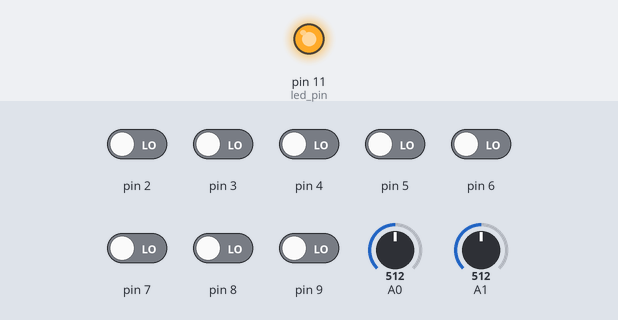
Bench run of a sketch on a simulated Arduino Uno, built with avr-gcc and run on an emulated ATmega328P. Shown: output pins drawn as LEDs (lit = HIGH). The test bench sets the inputs (shaded band); at power-on: pin 2–9 LOW, A0 = 512, A1 = 512. No radio packets arrive unless stated.

Above: at 0.05 s.
Timing chart, 0 to 3.0 s (numbered marks = the images above):
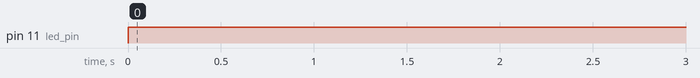

Measured:
- by itself, pin 11 (led_pin): LOW → HIGH at 0.00 s

The sketch:

Esempio_trasmettitore.ino
```cpp
// (licence header left out)
#include <VirtualWire.h>

#define  len 4          //Number of uint8_t in pacchettino
#define  address 101    //Check address

const int led_pin = 11;          // Led to flash whenever transmitting
const int transmit_pin = 12;     // Transmitter pin
const int transmit_en_pin = 13;  // Eventual enable (to spare energy) for the transmitter
/*
boolean B_X;
boolean B_Y;
boolean B_A;
boolean B_B;
boolean B_Start;
boolean B_Select;
boolean B_Bop;
int B_LR;
int B_UD;
*/
int i;

void setup()
{
    // Initialise the IO and ISR
    vw_set_tx_pin(transmit_pin);
    vw_set_ptt_pin(transmit_en_pin);
    vw_set_ptt_inverted(true);       // Required for DR3100
    vw_setup(2000);                 // Bits per sec
    pinMode(led_pin, OUTPUT);
    // Sets the inputs from the JoyStick
    pinMode(1,INPUT);
    pinMode(2,INPUT);
    pinMode(3,INPUT);
    pinMode(4,INPUT);
    pinMode(5,INPUT);
    pinMode(6,INPUT);
    pinMode(7,INPUT);
}

void loop()
{

  //The data are read
  /*
  B_LR=analogRead(A0);
  B_UD=analogRead(A1);
  B_B=digitalRead(2);
  B_Y=digitalRead(3);
  B_X=digitalRead(4);
  B_A=digitalRead(5);
  B_Start=digitalRead(6);
  B_Select=digitalRead(7);
  B_Bop=digitalRead(8);
  */

  uint8_t pacchettino[len];

  pacchettino[0]=address<<5;          // The address is stored in the firs 3 bits
  pacchettino[1]=analogRead(A0)>>2;   // Writes the 8-bit output of A0(LR) into pacchettino[1]
  pacchettino[2]=analogRead(A1)>>2;   // Writes the 8-bit output of A1(UD) into pacchettino[2]
  pacchettino[3]=0;                   // Initialising for the 8-bits of the buttons
  for(i=0;i<8;i++)
    {
     pacchettino[3]=pacchettino[3]+(digitalRead(i+2)<<i); // Write & shift the buttons boolean values
    }

  //The data are sent
  digitalWrite(led_pin, HIGH);  // Flash a light to show transmitting
  vw_send(pacchettino, len);    // Transmits the pacchettino
  vw_wait_tx();                 // Wait until the whole message is gone
  digitalWrite(led_pin, LOW);   //
  delay(1);                     // May set a different delay
}
```
